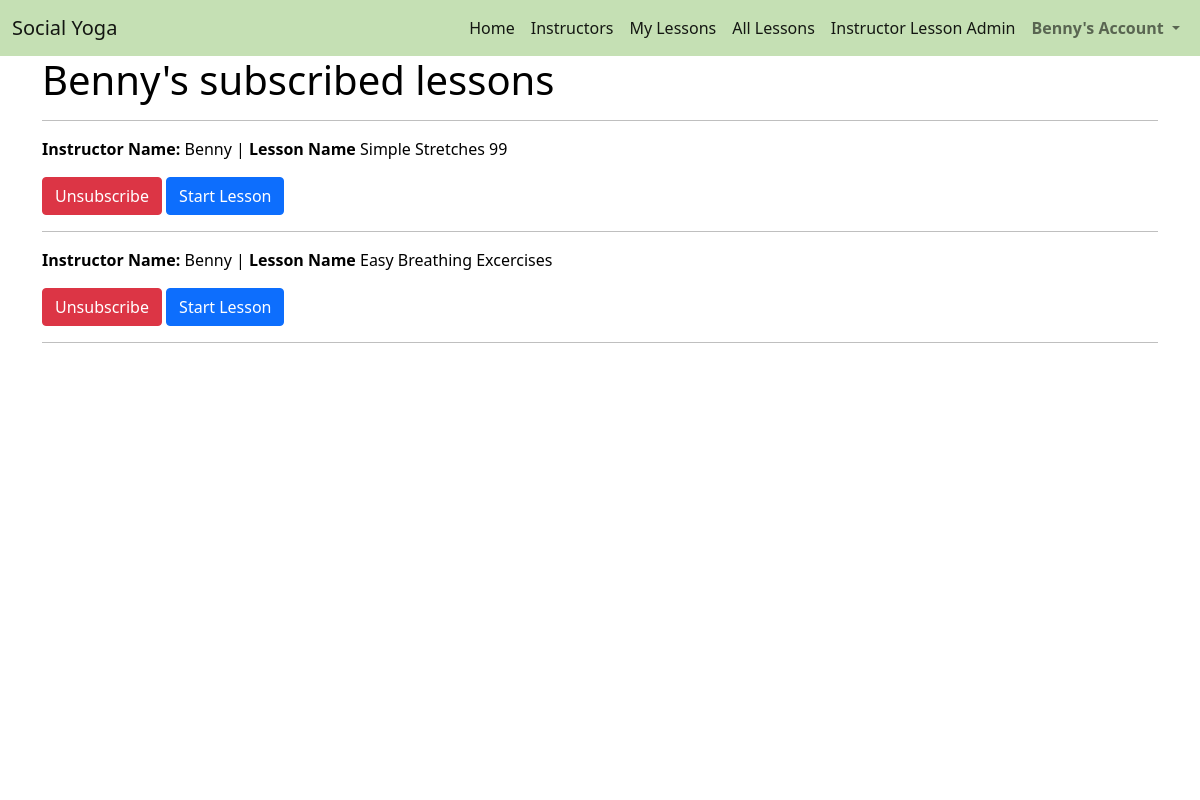
Page /lessons/my_lessons/ (signed in) on the earlier database version.
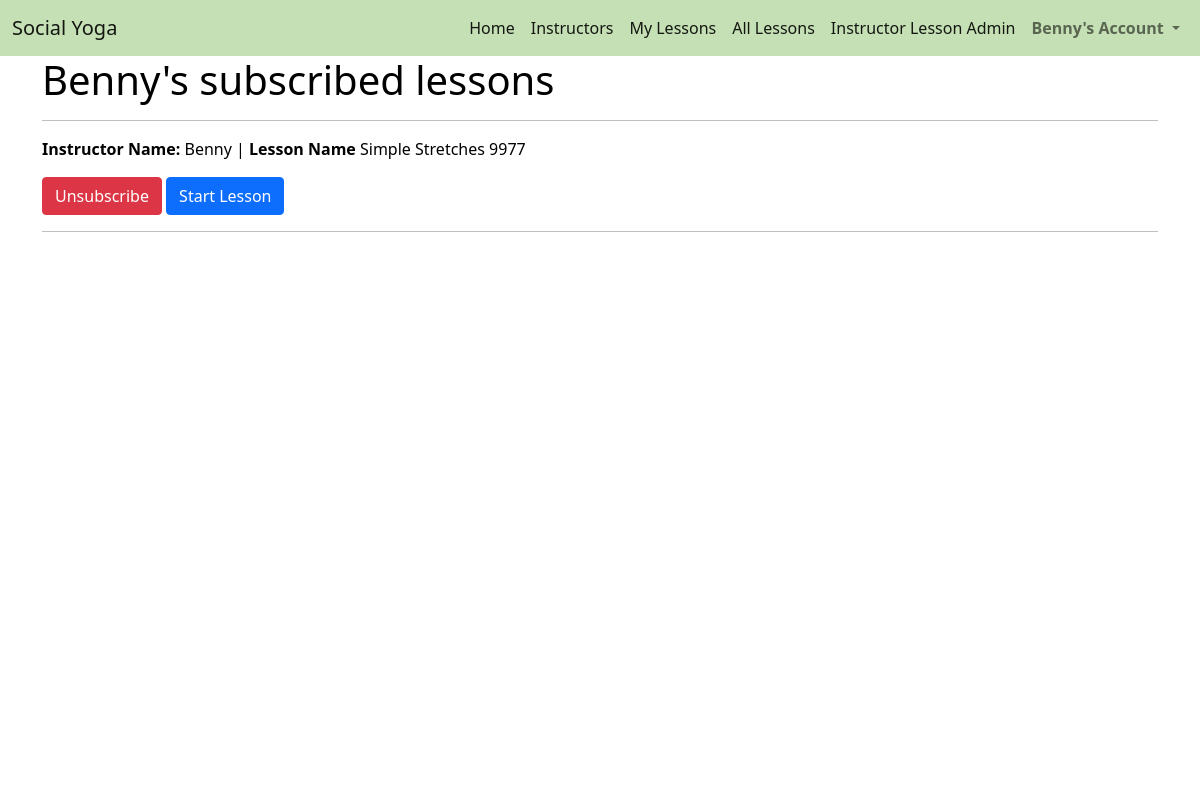
Same page on the later database version.
### lessons/models.py (models this page shows, shortened)
class LessonItem(models.Model):
    lesson = models.ForeignKey(Lesson, null=False, blank=False, on_delete=models.CASCADE, related_name='lessonitems')
    user = models.ForeignKey(UserProfile, null=False, blank=False, on_delete=models.CASCADE)

class Lesson(models.Model):
    lesson_id = models.CharField(max_length=32, null=False, editable=False)
    instructor_profile = models.ForeignKey(UserProfile, on_delete=models.SET_NULL,
                                        null=True, blank=True, related_name='lessons')
    lesson_name = models.CharField(max_length=32, null=False, editable=True)
    card_description = models.TextField(max_length=512)
    description = models.TextField(max_length=254)
    url = models.URLField(max_length=1024, null=False, blank=False)
    image = models.ImageField(null=True, blank=True, upload_to='lesson_images/')
    image_url = models.URLField(max_length=1024, null=True, blank=True)
    rating = models.DecimalField(max_digits=5, decimal_places=0, null=True, blank=True)
    yoga_style = models.CharField(max_length=50, default='Yoga', null=False, blank=False)

### profiles/models.py (models this page shows)
class UserProfile(models.Model):
    user = models.OneToOneField(User, on_delete=models.CASCADE)
    first_name = models.CharField(max_length=50, null=False, blank=False)
    last_name = models.CharField(max_length=50, null=False, blank=False)
    is_instructor = models.BooleanField(default=False)
    card_description = models.TextField(max_length=512)
    profile_description = models.TextField()
    image = models.ImageField(null=True, blank=True, upload_to='profile_images/')
    image_url = models.URLField(max_length=1024, null=True, blank=True)
    rating = models.DecimalField(max_digits=5, decimal_places=0, null=True, blank=True)
    def __str__(self):
        return self.user.username

### lessons/views.py (the view)
# urls.py: path('my_lessons/', views.my_lessons, name='my_lessons'),
def my_lessons(request):
    profile = get_object_or_404(UserProfile, user=request.user)
    template = 'lessons/my_lessons.html'
    lessonItems = LessonItem.objects.filter(user=profile)
    context = {
        'profile': profile,
        'lessons': lessons,
        'lesson_items': lessonItems,
    }
    return render(request, template, context)

### lessons/templates/lessons/my_lessons.html (shortened to what this page needs)
{% extends "base.html" %}
{% load static %}
{% block content %}
    <div class="overlay"></div>
    <div class="container h-100">
        <div class="row h-100">
            <div class="col">
                <h1>{{ profile }}'s subscribed lessons</h1>
                <hr>
                {% if lesson_items %}
                    {% for lesson_item in lesson_items %}
                        <p><strong>Instructor Name:</strong> {{lesson_item.lesson.instructor_profile}}  |  <strong>Lesson Name</strong> {{ lesson_item.lesson.lesson_name }}</p>
                        <a class="btn btn-danger" href="{% url 'unsubscribe_lesson' lesson_item.id %}" role="button">Unsubscribe</a>
                        <a class="btn btn-primary" href="{% url 'studio' lesson_item.lesson.lesson_id %}" role="button">Start Lesson</a>
                        <hr>
                    {% endfor %}
                {% else %}
                    <p>You aren't subscribed to any lessons</p>
                {% endif %}
            </div>
        </div>
    </div>
{% endblock %}

Differences in the rows shown:
removed LessonItem: lesson.instructor_profile "Benny", lesson.lesson_name "Simple Stretches 99"
removed LessonItem: lesson.instructor_profile "Benny", lesson.lesson_name "Easy Breathing Excercises"
added LessonItem: lesson.instructor_profile "Benny", lesson.lesson_name "Simple Stretches 9977"
